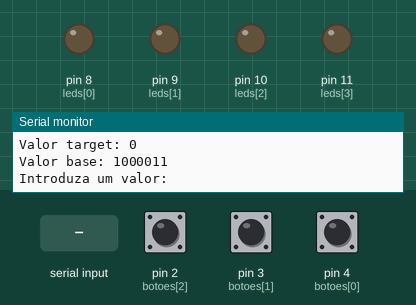
A sketch run on a simulated Arduino Uno, built with avr-gcc and run on an emulated ATmega328P. On the bench: output pins drawn as LEDs (lit = HIGH), the last lines printed to the serial monitor. The inputs (shaded band) are chosen by the test bench; at power-on: pin 2 (botoes[2]) HIGH, pin 3 (botoes[1]) HIGH, pin 4 (botoes[0]) HIGH. Random numbers use the default seed unless the sketch sets one.

Above: at 1.2 s.
1.3 s: "90,45\n" received over Serial
2.8 s: pin 2 (botoes[2]) pulled LOW for 0.15 s
4.4 s: pin 3 (botoes[1]) pulled LOW for 3.2 s
9.1 s: "30,150\n" received over Serial
10.6 s: pin 4 (botoes[0]) pulled LOW for 0.15 s
At 36.7 s:
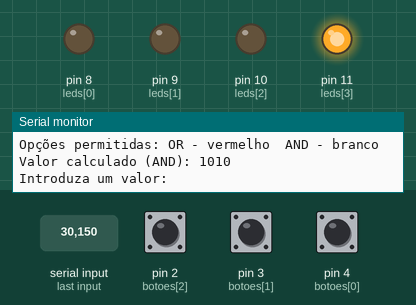
Timing chart, 0 to 37.9 s (numbered marks = the images above; inputs shaded):
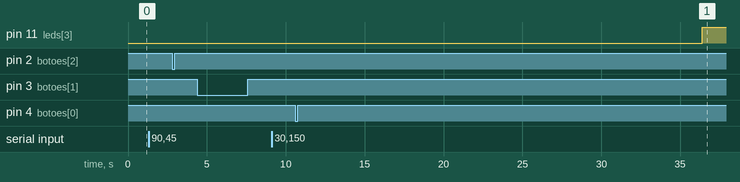

The sketch:

Project2_TI.ino
```cpp
/* declaração de variáveis */
int leds[4] = {8, 9, 10, 11}; /* array com os 4 pinos dos leds */
int botoes[3] = {4, 3, 2}; /* array com os 3 pinos dos botões */
int buttonState[3] = {HIGH, HIGH, HIGH}; /* array com o estado dos 3 botões */
int lastButtonState[3] = {HIGH, HIGH, HIGH}; /* array com o último estado dos botões */

unsigned long lastDebounceTime[3] = {0, 0, 0}; /* array com o último tempo de debounce de cada botão */
int debounceDelay = 100;
long pressionar_botao_tempo = 2000; /* tempo que o botão tem de estar pressionado para reiniciar o jogo */
bool botaopressionado = false; /* váriavel que regista se um botão foi pressionado */

String leitura; /* string que guarda a leitura do número inserido no serial */

int target = 0; /* variável que guarda o valor do target */
int ponto_de_partida = 0; /* variável que guarda o valor do valor inicial */
int valor_inserido = 0;  /* variável que guarda o valor inserido pelo jogador */
int valor_calculado = 0; /* variável que guarda o valor do valor calculado em cada operação realizada */

long timeLimit = 120000; /* tempo de cada ronda: 2 minutos */
unsigned long tempo_led = 0; /* variável que guarda o tempo dos leds, desde que começou uma nova ronda, para acende-los conforme a passagem do tempo */
unsigned long tempo_botao = 0; /* variável que guarda o tempo do botão "OR" para saber quando o tempo de pressionamento é o suficiente para reiniciar o jogo */

bool jogoAtivo = false; /* variável que verifica se o jogo está ativo */
bool botao_and_disponivel = false; /* variável que verifica se o botão "AND" está disponivel para ser pressionado */
bool botao_xor_disponivel = false; /* variável que verifica se o botão "XOR" está disponivel para ser pressionado */


void setup() {

  Serial.begin(9600);

  /* declara os leds como outputs e desligados inicialmente */
  for (int i=0; i<4; i++) {
    pinMode(leds[i], OUTPUT);
    digitalWrite(leds[i], LOW);
  }

  /* declara os botões como inputs */
  for (int y=0; y<3; y++) {
    pinMode(botoes[y], INPUT_PULLUP);
  }

  /* inicializa o gerador de números aleatórios baseado no pino A0 */
  randomSeed(analogRead(A0));
}


void loop() {

  /* se o jogo não estiver ativo, então inicia uma nova ronda usando a função "nova_ronda()" e a variável jogoAtivo passa a ser verdadeira, isto é, o jogo começou  */
  if (jogoAtivo == false) {
    nova_ronda();
    jogoAtivo = true;
  }

  /* enquanto que o jogoAtivo for verdade, ou seja, o jogo estiver a funcionar, executo a função "ojogo()" */
  while (jogoAtivo == true) {

    ojogo();

    /* caso o valor target seja igual ao valor que calculamos com as operações bitwise, mostramos ao jogador que alcançou a vitória e fazemos reset ao jogo */
    if (target == valor_calculado) {
      Serial.println("Vitória!!");
      reset_jogo();
    }
  }
}


/* função de inicio de ronda */
void nova_ronda() {

  /* estética */
  Serial.println();
  Serial.println();
  Serial.println("***NOVA RONDA***");

  tempo_led = millis(); /* começa a contar o tempo */

  /* define o meu target e o valor inicial */
  target = valor_target();
  ponto_de_partida = valor_base();

  Serial.print("Valor target: ");
  Serial.println(target, BIN); /* mostra ao jogador o target em binário */
  Serial.print("Valor base: ");
  Serial.println(ponto_de_partida, BIN); /* mostra ao jogador o valor inicial em binário */

  /* defino os leds como desligados no inicio de cada ronda */
  for (int i = 0; i<4; i++) {
    digitalWrite(leds[i], LOW);
  }
}


/* função que gera o ponto de partida */
int valor_base() {

  ponto_de_partida = random(256); /* o máximo de números com 8 bits é igual a 2^8=256, não incluindo o 256 */

  return ponto_de_partida; /* retorna o random do ponto de partida */
}


/* função que gera o target */
int valor_target() {

  target = random(256); /* o máximo de números com 8 bits é igual a 2^8=256, não incluindo o 256 */

  return target; /* retorna o random do target */
}


/* função que lê o número inserido no terminal e transforma num inteiro */
void numero_inserido() {

  leitura = Serial.readStringUntil('\n');  /* lê o terminal até o enter e guarda na string vazia "leitura" */

  valor_inserido = leitura.toInt(); /* transformar o número lido no terminal, armazenado numa string, num inteiro e armazena-lo numa variavel*/

  /* caso o valor inserido no terminal tiver mais do que 8 bits, volta a pedir para inserir um valor */
  if (valor_inserido > 255) {
    Serial.println("Número inválido, tente novamente.");
    ojogo();
  }

  Serial.print("Valor inserido (BIN): ");
  Serial.println(valor_inserido, BIN); /* mostra ao jogador o valor que inseriu em binário */
}


/* função que implementa a operação bitwise do botão "AND" */
void botao_and() {

  valor_calculado = ponto_de_partida & valor_inserido; /* executa a operação "AND" entre dois valores e armazena o resultado numa variavel */
  Serial.print("Valor calculado (AND): ");
  Serial.println(valor_calculado, BIN); /* apresenta o resulta da operação em binário ao jogador */
  ponto_de_partida = valor_calculado; /* atualiza a variavel "ponto_de_partida" para futuros calculos com outros operadores */
}


/* função que implementa a operação bitwise do botão "OR" */
void botao_or() {

  valor_calculado = ponto_de_partida | valor_inserido; /* executa a operação "OR" entre dois valores e armazena o resultado numa variavel */
  Serial.print("Valor calculado (OR): ");
  Serial.println(valor_calculado, BIN); /* apresenta o resulta da operação em binário ao jogador */
  ponto_de_partida = valor_calculado; /* atualiza a variavel "ponto_de_partida" para futuros calculos com outros operadores */
}


/* função que implementa a operação bitwise do botão "XOR" */
void botao_xor() {

  valor_calculado = ponto_de_partida ^ valor_inserido; /* executa a operação "XOR" entre dois valores e armazena o resultado numa variavel */
  Serial.print("Valor calculado (XOR): ");
  Serial.println(valor_calculado, BIN); /* apresenta o resulta da operação em binário ao jogador */
  ponto_de_partida = valor_calculado; /* atualiza a variavel "ponto_de_partida" para futuros calculos com outros operadores */
}


/* função que verifica se o bit 1 está ativo */
bool bit1() {

  /* usando o operador "AND" verifica se o bit 1 está ativo, retornando true caso esse seja o caso e false se não estiver ativo */
  return (target & 2) != 0;
}


/* função que conta o tempo dos leds quando uma ronda começa */
bool contagem_tempo() {

  long contagem_led_tempo = millis() - tempo_led; /* variavel que conta o tempo desde o inicio de cada ronda */

  /* desde que o tempo começou a contar, caso seja superior a 1/4 do timeLimit, então acende o led no pino 11 */
  if (contagem_led_tempo >= (timeLimit * 0.25)) {
    digitalWrite(leds[3], HIGH);
  }

  /* desde que o tempo começou a contar, caso seja superior a 1/2 do timeLimit, então acende o led no pino 10 */
  if (contagem_led_tempo >= (timeLimit * 0.5)) {
    digitalWrite(leds[2], HIGH);
  }

  /* desde que o tempo começou a contar, caso seja superior a 3/4 do timeLimit, então acende o led no pino 9 */
  if (contagem_led_tempo >= (timeLimit * 0.75)) {
    digitalWrite(leds[1], HIGH);
  }

  /* desde que o tempo começou a contar, caso seja superior ao timeLimit, então acende o led no pino 8, e se o jogo estiver ativo então faço reset ao jogo */
  if (contagem_led_tempo >= timeLimit) {
    digitalWrite(leds[0], HIGH);

    if (jogoAtivo == true) {
      Serial.println("Acabou o tempo!");
      reset_jogo(); /* função que faz reset ao jogo */
      return true; /* retorna true caso o tempo termine, para sair dos loops while */
    }
  }

  return false; /* retorna false caso o tempo não termine */
}


/* função que lê qual botão foi pressionado para executar a sua funcionalidade */
void botao_pressionado() {

  bool botaopressionado = false; /* variavel que verifica se um botão foi pressionado */
  bool contar = false; /* variavel que verifica o tempo dos leds, para caso este termine sair do loop */
  bool reiniciar = false; /* variavel que verifica se o jogo vai reinicar, para caso o jogo reinicie saia do loop */

  /* enquanto nenhum botão for pressionado, o tempo dos leds não terminar e o jogo não reiniciar, espera que um dos três aconteça */
  while (botaopressionado == false && contar == false && reiniciar == false) {

    /* variaveis para lerem o estados dos 3 botões */
    int estado_botao_OR = digitalRead(botoes[1]);
    int estado_botao_AND = digitalRead(botoes[0]);
    int estado_botao_XOR = digitalRead(botoes[2]);

    /* debounce dos 3 botões para verificar, caso o estado de um dos botões altere, que foi realmente pressionado */
    if (estado_botao_OR != lastButtonState[1]) {
      lastDebounceTime[1] = millis();
    }

    if (estado_botao_AND != lastButtonState[0]) {
      lastDebounceTime[0] = millis();
    }

    if (estado_botao_XOR != lastButtonState[2]) {
      lastDebounceTime[2] = millis();
    }

    /* caso o botão "OR" seja realmente pressionado, então executo a função relativa a esse botão */
    if ((millis() - lastDebounceTime[1]) > debounceDelay && estado_botao_OR == LOW) {
      if (botaopressionado == false) {
        botaopressionado = true; /* atualizo a varivel de "botaopressionado" para true, pois este botão foi pressionado */
        botao_or(); /* executo a função do botão pressionado, neste caso o "OR" */
      }
    }

    /* caso o botão "AND" seja realmente pressionado e caso esteja disponivel, então executo a função relativa a esse botão */
    if ((millis() - lastDebounceTime[0]) > debounceDelay && estado_botao_AND == LOW) {
      if (botao_and_disponivel == true && botaopressionado == false) {
        botaopressionado = true; /* atualizo a varivel de "botaopressionado" para true, pois este botão foi pressionado */
        botao_and(); /* executo a função do botão pressionado, neste caso o "AND" */
      }
      /* caso o botão não esteja disponivel, mas no entanto foi pressionado, informo o jogador que é impossivel realizar a operação e mostro o valor calculado da ultima operação valida e realizada */
      if (botao_and_disponivel == false && botaopressionado == false) {
        botaopressionado = true; /* atualizo a varivel de "botaopressionado" para true, pois este botão foi pressionado mesmo estando indisponivel */
        Serial.println("Operador indisponível");
        Serial.print("Valor calculado: ");
        Serial.println(ponto_de_partida, BIN);
      }
    }

    /* caso o botão "XOR" seja realmente pressionado e caso esteja disponivel, então executo a função relativa a esse botão */
    if ((millis() - lastDebounceTime[2]) > debounceDelay && estado_botao_XOR == LOW) {
      if (botao_xor_disponivel == true && botaopressionado == false) {
        botaopressionado = true; /* atualizo a varivel de "botaopressionado" para true, pois este botão foi pressionado */
        botao_xor(); /* executo a função do botão pressionado, neste caso o "XOR" */
      }
      /* caso o botão não esteja disponivel, mas no entanto foi pressionado, informo o jogador que é impossivel realizar a operação e mostro o valor calculado da ultima operação valida e realizada */
      if (botao_xor_disponivel == false && botaopressionado == false) {
        botaopressionado = true; /* atualizo a varivel de "botaopressionado" para true, pois este botão foi pressionado mesmo estando indisponivel */
        Serial.println("Operador indisponível");
        Serial.print("Valor calculado: ");
        Serial.println(ponto_de_partida, BIN);
      }
    }

    /* atualizo o último estado dos botões */
    lastButtonState[1] = estado_botao_OR;
    lastButtonState[0] = estado_botao_AND;
    lastButtonState[2] = estado_botao_XOR;

    /* caso o tempo dos leds termine, ou seja, termine o tempo da rodada, atualiza o estado da variavel "contar", saindo deste loop, e assim atualizando a variavel "jogoAtivo", do loop principal, para false */
    contar = contagem_tempo();
    /* caso o jogador decida reiniciar o jogo, atualiza a variavel reiniciar, saindo do loop e assim atualizando a variavel "jogoAtivo", do loop principal, para false */
    reiniciar = reiniciar_jogo();
  }
}


/* função de reiniciar o jogo */
bool reiniciar_jogo() {

  int estado_botao = digitalRead(botoes[1]); /* variavel que lê o estado do botão "OR" */

  /* se o estado do botão "OR" foi alterado, isto é, o botão foi pressionado, começa a contar o tempo de pressionamento */
  if (estado_botao == LOW) {
    if (tempo_botao == 0) {
      tempo_botao = millis();
    }

    /* se o botão ainda estiver a ser pressionado e desde que o tempo começou a contar passaram 2 segundos, então o jogo é reiniciado */
    if ((millis() - tempo_botao) >= pressionar_botao_tempo) {
      Serial.println("A reiniciar jogo...");
      reset_jogo(); /* reset do jogo */
      return true; /* retorna true para sair dos loops */
    }
  }
  /* se o botão deixou de ser pressionado antes de passar os 2 segundos, então reinicia a variavel de contagem do tempo do botão */
  else {
    tempo_botao = 0;
    return false; /* retorna false, pois o jogador não reiniciou o jogo */
  }

  lastButtonState[1] = estado_botao; /* atualiza o último estado do botão "OR" */
}


/* função que roda o jogo */
void ojogo() {

  Serial.println("Introduza um valor: ");

  bool contar = false; /* variavel que verifica o tempo dos leds, para caso este termine sair do loop */
  bool reiniciar = false; /* variavel que verifica se o jogo vai reinicar, para caso o jogo reinicie saia do loop */

  /* enquanto o jogador não inserir nada no serial monitor, o tempo continua a contar, e caso termine então o loop quebra e atualiza a variavel "jogoAtivo", do loop principal, para false.
  por outro lado, enquanto o jogador não inserir um valor e quiser reiniciar o jogo, a variavel relativa a esse propósito é atualizada, saindo do loop
  e atualizando a variavel "jogoAtivo", do loop principal, para false */
  while (Serial.available() == 0 && contar == false && reiniciar == false) {
    reiniciar = reiniciar_jogo();
    contar = contagem_tempo();
  }

  /* se o que estiver no terminal for maior do que 0, ou seja, se for alguma coisa, lemos o que foi inserido usando a função "numero_inserido()" */
  if (Serial.available() > 0) {

    numero_inserido();

    /* usando a função que lê o bit 1 decidimos quais botões estão disponiveis */
    if (bit1() == false) {
      /* bit 1 desativado, botões disponiveis: "OR" e "XOR" */
      Serial.println("Opções permitidas: OR - vermelho  XOR - amarelo");
      botao_and_disponivel = false;
      botao_xor_disponivel = true;
      botao_pressionado(); /* depois de defenirmos os botões disponiveis, usamos esta função para ver qual botão foi pressionado e assim executar a operação relativa a esse botão */
    }
    else {
      /* bit 1 ativado, botões disponiveis: "OR" e "AND" */
      Serial.println("Opções permitidas: OR - vermelho  AND - branco");
      botao_xor_disponivel = false;
      botao_and_disponivel = true;
      botao_pressionado(); /* depois de defenirmos os botões disponiveis, usamos esta função para ver qual botão foi pressionado e assim executar a operação relativa a esse botão */
    }
  }
}


/* fazer reset às variaveis do jogo, e apagar os leds, quando o jogador reiniciar o jogo, perder, ou ganhar */
void reset_jogo() {

  for (int i = 0; i<4; i++) {
    digitalWrite(leds[i], LOW);
  }

  valor_calculado = 0;
  tempo_botao = 0;
  tempo_led = 0;
  jogoAtivo = false; /* atualiza a variavel "jogoAtivo" para false, pois o jogo terminou */
}
```
